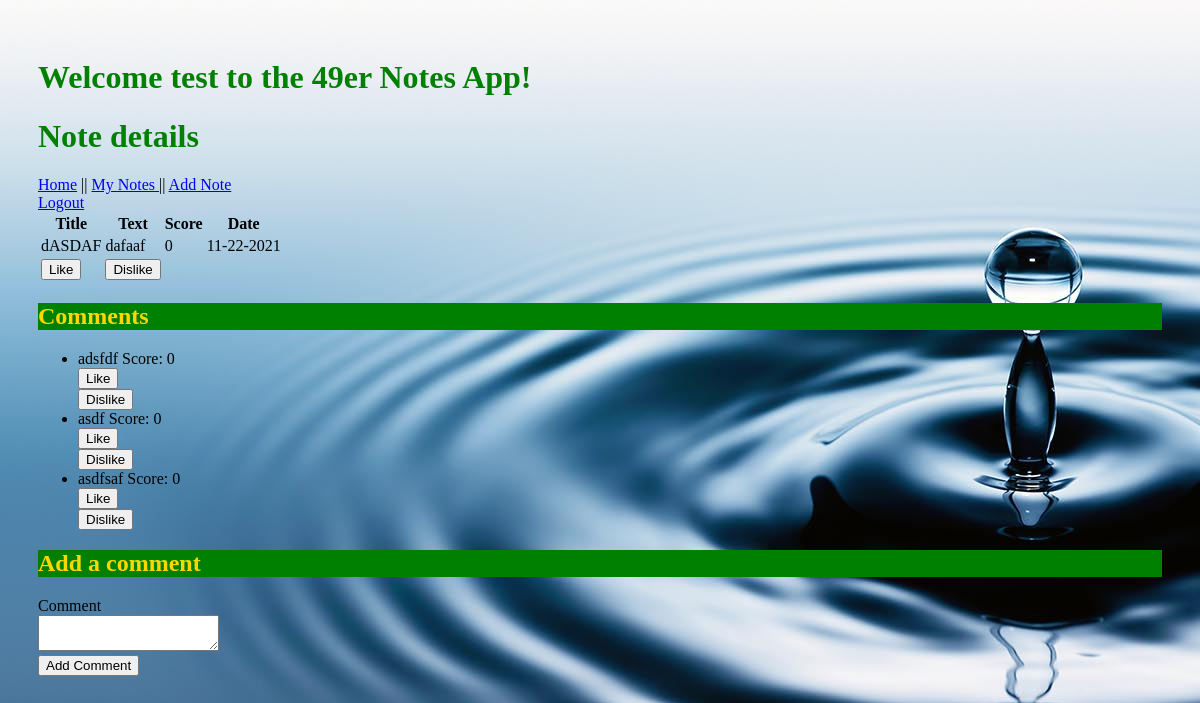
The page /notes/6 (signed in) on the database its author committed.
### models.py (models this page shows, shortened)
class Note(db.Model):
    id = db.Column("id", db.Integer, primary_key=True)
    title = db.Column("title", db.String(200))
    text = db.Column("text", db.String(100))
    date = db.Column("date", db.String(50))
    score = db.Column("score", db.Integer)
    user_id = db.Column(db.Integer, db.ForeignKey("user.id"), nullable=False)
    comments = db.relationship("Comment", backref="note", cascade="all, delete-orphan", lazy=True)

class Comment(db.Model):
    id = db.Column(db.Integer, primary_key=True)
    date_posted = db.Column(db.DateTime, nullable=False)
    content = db.Column(db.VARCHAR, nullable=False)
    note_id = db.Column(db.Integer, db.ForeignKey("note.id"), nullable=False)
    user_id = db.Column(db.Integer, db.ForeignKey("user.id"), nullable=False)
    score = db.Column("score", db.Integer)

### Cooler.py (the view)
@app.route('/notes/<note_id>')
def get_note(note_id):
    if session.get('user'):
        my_note = db.session.query(Note).filter_by(id=note_id).one()  # , user_id=session['user_id']
        form = CommentForm()
        return render_template('note.html', note=my_note, user=session['user'], form=form)
    else:
        return redirect(url_for('login'))

### forms.py
class CommentForm(FlaskForm):
    class Meta:
        csrf = False
    comment = TextAreaField('Comment',validators=[Length(min=1)])
    submit = SubmitField('Add Comment')

### templates/note.html (shortened to what this page needs)
<!DOCTYPE html>
<html lang="en">
<head>
    <link rel="stylesheet" href="{{ url_for('static', filename='main.css') }}">
</head>
<body>
<h1>Welcome {{user}} to the 49er Notes App!</h1>
<h1>Note details</h1>
<table>
    <tr>
        <th>Title</th>
        <th>Text</th>
        <th>Score</th>
        <th>Date</th>
    </tr>
    <tr>
        <td>{{ note.title }}</td>
        <td>{{ note.text }}</td>
        <td>{{ note.score }}</td>
        <td>{{ note.date }}</td>
    </tr>
    <tr>
        <td>
            <form action="{{ url_for('like_note', note_id=note.id) }}" method="post">
                <input type="submit" value="Like">
            </form>
        </td>
        <td>
            <form action="{{ url_for('dislike_note', note_id=note.id) }}" method="post">
                <input type="submit" value="Dislike">
            </form>
        </td>
    </tr>
    <nav>
        <a href="{{ url_for('index') }}"> Home</a> ||
        <a href="{{url_for('get_notes') }}"> My Notes </a> ||
        <a href="{{ url_for('new_note') }}">Add Note</a>
    </nav>
    <nav>
        <a href="{{ url_for('logout')}}">Logout</a>
    </nav>
</table>
{% if note.comments %}
{% if note.comments|length > 0 %}
<h2>Comments</h2>
<ul>
    {% for comment in note.comments %}
    <li>{{ comment.content }}     Score: {{ comment.score }}
        <form action="{{ url_for('like_comment', note_id=note.id, comment_id=comment.id) }}" method="post">
            <input type="submit" value="Like">
        </form>
        <form action="{{ url_for('dislike_comment', note_id=note.id, comment_id=comment.id) }}" method="post">
            <input type="submit" value="Dislike">
        </form>
    </li>
    {% endfor %}
</ul>
{% endif %}
{% endif %}
<form action="{{ url_for('new_comment', note_id=note.id) }}" method="post">
    <div class="formwrapper">
        <h2 class="title">Add a comment</h2>
        <div class="form-field">
            {{ form.comment.label }} <br/> {{ form.comment }}
        </div>
        {{ form.submit }}
    </div>
</form>
</body>
</html>

### static/main.css (style rules this page uses)
body { padding: 30px 30px; background-image: url("water-update.jpg"); }
h1 { color:green; }
h2 { color:gold; background:green; }

### rows shown on the page
Note: title "dASDAF", text "dafaaf", score "0", date "11-22-2021"
Comment: content "adsfdf", score "0"
Comment: content "asdf", score "0"
Comment: content "asdfsaf", score "0"

### other values the page prints
{{ user }} "test"
